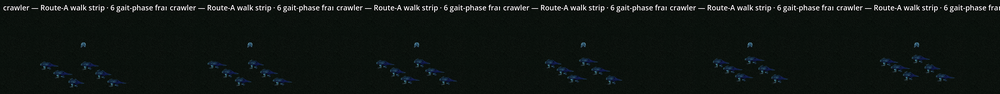
#> input picture .tmp/hd3d-strips-s2p/hd3d-strips-s2p/strip/crawler-walk.png, 1000 x 94 px, shrunk from 3840 x 360 before the run
$ python tile_post.py ../../.tmp/hd3d-strips-s2p/hd3d-strips-s2p/strip/crawler-walk.png ../../.tmp/hd3d-strips-s2p/hd3d-strips-s2p/strip/cultist-walk.png
#> lines starting #> are read from the running program, lines starting #| are printed output that depends on the picture
#!/usr/bin/env python3
"""MC 11361 (T-M4a) — the COMMITTED v2 biome-tile post recipe (M4-SPEC §8:
"the v2 recipe's deterministic post chain is part of the contract, so the
tile is reproducible from the manifest + the recipe commit"). Body = the
T-S15 deterministic post VERBATIM (the MC 11191 scratch donor
.tmp/post_tiles.py at base fcfde6f — sigma 96 multiplicative luma LF
flatten, luma scale to 30.5, unsharp k=1.5 s=6 over the 8-24 px grain band
(T-S15 cycle 2, 1bc13cc), re-scale, periodic quarter-band seamless blend);
reproduce a shipped tile with:  python3 tile_post.py RAW.png OUT.png
then gate it with tools/tile_gate.py. The accepted raws ride
assets/art-src/ with tEXt impeccable:prompt + manifest seeds/sha16
(tools/vm100 note: manifest is tools/vm100/tile-batch-m4.tsv).

Original T-S15 docstring follows verbatim.
"""
"""T-S15 (MC 11191) variant post: deterministic tiling pipeline over the
generated art (no new art content — linear/periodic ops only):

1. LF flatten  — subtract a wrap-padded gaussian blur (sigma 96) and add
   back its global mean: kills the macro patches diffusion always paints
   (evenness gate); wrap padding keeps the op periodic, fine grain + hue
   are untouched.
2. Luma scale  — linear multiply so mean luma lands at 30.5 (26-36 gate).
3. Seamless    — blend a(x) with roll(a, 512) via a periodic weight that is
   1 across the wrap boundary (where a is discontinuous, roll is smooth)
   and 0 across the tile centre (where roll is discontinuous, a is smooth);
   the two 256 px ramps at the quarter points carry the double-exposure.
   Result is genuinely periodic: the wrap strips become interior columns.

Scratch tool (repo .tmp, gitignored). Usage: post.py IN.png OUT.png
"""
import sys

import numpy as np
from PIL import Image

SIGMA = 96.0
SEAM = 256
TARGET = 30.5


def gauss_wrap(a, sigma):
    """Circular gaussian via FFT (FFT convolution == wrap padding)."""
    h, w = a.shape[:2]
    fy = np.fft.fftfreq(h)[:, None]
    fx = np.fft.rfftfreq(w)[None, :]
    k = np.exp(-2.0 * np.pi ** 2 * sigma ** 2 * (fy ** 2 + fx ** 2))
    out = np.empty_like(a)
    for c in range(a.shape[2]):
        out[..., c] = np.fft.irfft2(np.fft.rfft2(a[..., c]) * k,
                                    s=(h, w))
    return out


def _ss(t):
    return t * t * (3.0 - 2.0 * t)


def seamless(a, axis):
    n = a.shape[axis]
    r = np.roll(a, n // 2, axis=axis)
    x = np.arange(n)
    lo1, hi1 = n // 4 - SEAM // 2, n // 4 + SEAM // 2
    lo2, hi2 = 3 * n // 4 - SEAM // 2, 3 * n // 4 + SEAM // 2
    w = np.ones(n)
    w[(x >= lo1) & (x <= hi1)] = 1.0 - _ss(
        (x[(x >= lo1) & (x <= hi1)] - lo1) / SEAM)
    w[(x > hi1) & (x < lo2)] = 0.0
    w[(x >= lo2) & (x <= hi2)] = _ss(
        (x[(x >= lo2) & (x <= hi2)] - lo2) / SEAM)
    shape = [1, 1, 1]
    shape[axis] = n
    return w.reshape(shape) * r + (1.0 - w.reshape(shape)) * a


def post(src, dst):
    a = np.asarray(Image.open(src).convert("RGB"), dtype=np.float64)
    # multiplicative luma-only LF flatten: the macro patch field is divided
    # out of every pixel equally across channels, so the channel ratios
    # (hue/sat) are exactly preserved; per-channel subtraction would kill
    # the color cast (it lives in the low frequencies).
    lum = a @ [0.2126, 0.7152, 0.0722]
    lg = gauss_wrap(lum[..., None], SIGMA)[..., 0]
#> after the loop in gauss_wrap, `for c in range(a.shape[2]):`:
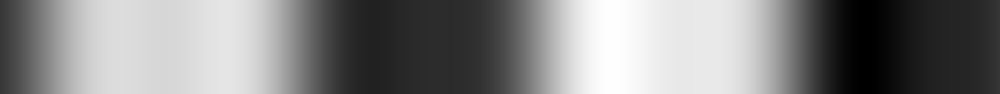
#> out: shape (94, 1000, 1) float64; min 20.02, max 20.04, mean 20; drawn with min black and max white
    a *= np.clip(lg.mean() / np.maximum(lg, 8.0), 0.4, 2.5)[..., None]
    lum = a @ [0.2126, 0.7152, 0.0722]
    a *= TARGET / max(lum.mean(), 1e-6)
    # unsharp the 8-24 px grain band: the owner brief asks for FINE detail,
    # and on the live scene the readability block-knee needs the tile's own
    # small-scale variance to dominate over the scene actors' (T-S10 gate).
    blur = gauss_wrap(a, 6.0)
#> call 2 of gauss_wrap, with sigma = 6
#> after the loop in gauss_wrap (call 2), `for c in range(a.shape[2]):`:
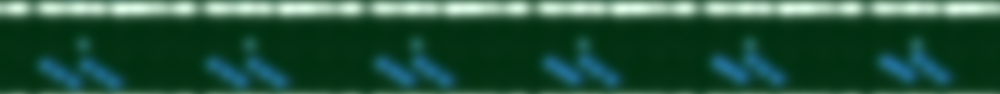
#> out: shape (94, 1000, 3) float64; mean R, G, B 23.4, 32.9, 28.1; drawn with min black and max white
    a = a + 1.5 * (a - blur)
    lum = a @ [0.2126, 0.7152, 0.0722]
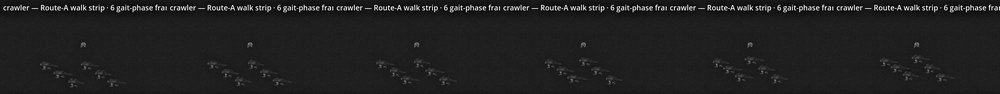
#> lum: shape (94, 1000) float64; min -98.39, max 881.1, mean 30.5; drawn with min black and max white
    a *= TARGET / max(lum.mean(), 1e-6)
    a = seamless(a, 1)
#> in seamless, `r = np.roll(a, n // 2, axis=axis)`:
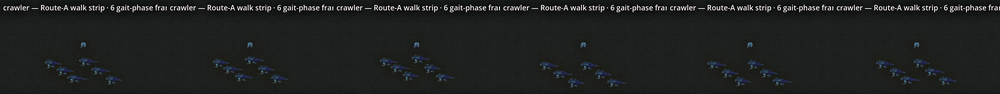
#> r: shape (94, 1000, 3) float64; mean R, G, B 23.4, 32.9, 28.1; drawn with min black and max white
    a = seamless(a, 0)
#> call 2 of seamless, with axis = 0
#> in seamless (call 2), `r = np.roll(a, n // 2, axis=axis)`:
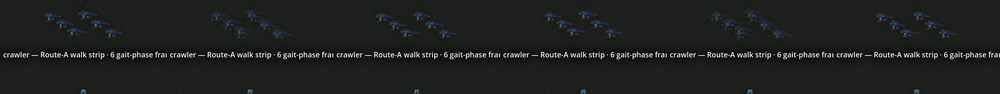
#> r: shape (94, 1000, 3) float64; mean R, G, B 23.4, 32.9, 28.1; drawn with min black and max white
#> in seamless (call 2), `return w.reshape(shape) * r + (1.0 - w.reshape(shape)) * a`:
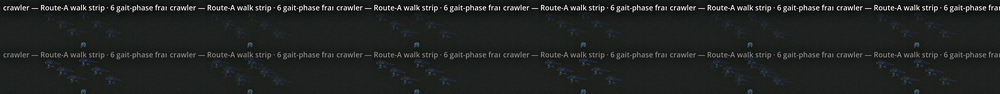
#> returned value: shape (94, 1000, 3) float64; mean of channels 0, 1, 2 25.2, 34.5, 29.5; drawn with min black and max white
    Image.fromarray(np.clip(a, 0, 255).astype(np.uint8)).save(dst)
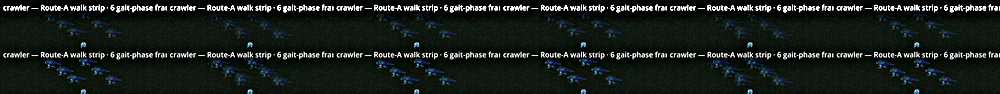
#> saved as cultist-walk.png: PIL image 1000x94 RGB; mean R, G, B 23.9, 31.8, 27.8


if __name__ == "__main__":
    post(sys.argv[1], sys.argv[2])

$ run again, on .tmp/hd3d-strips-s2p/hd3d-strips-s2p/strip/dune-scarab-walk.png
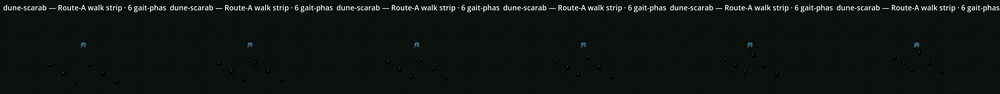
#> input picture .tmp/hd3d-strips-s2p/hd3d-strips-s2p/strip/dune-scarab-walk.png, 1000 x 94 px, shrunk from 3840 x 360 before the run
#> after the loop in gauss_wrap (call 2), `for c in range(a.shape[2]):`:
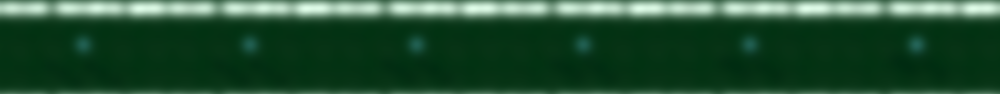
#> out: shape (94, 1000, 3) float64; mean R, G, B 23.6, 32.9, 26.8; drawn with min black and max white
#> in post, `Image.fromarray(np.clip(a, 0, 255).astype(np.uint8)).save(dst)`:
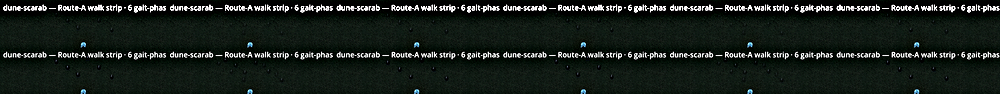
#> saved as dune-scarab-walk.png: PIL image 1000x94 RGB; mean R, G, B 24.1, 31.8, 26.6

$ run again, on .tmp/hd3d-strips-s2p/hd3d-strips-s2p/strip/hound-walk.png
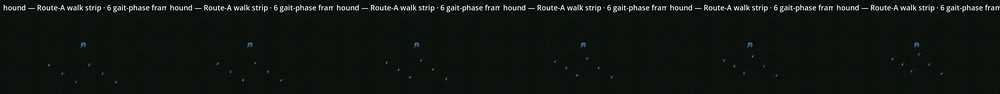
#> input picture .tmp/hd3d-strips-s2p/hd3d-strips-s2p/strip/hound-walk.png, 1000 x 94 px, shrunk from 3840 x 360 before the run
#> after the loop in gauss_wrap (call 2), `for c in range(a.shape[2]):`:
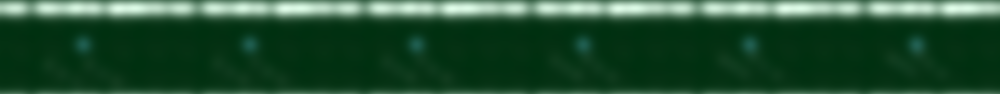
#> out: shape (94, 1000, 3) float64; mean R, G, B 23.7, 32.9, 26.8; drawn with min black and max white
#> in post, `Image.fromarray(np.clip(a, 0, 255).astype(np.uint8)).save(dst)`:
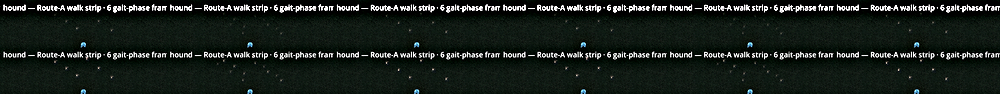
#> saved as hound-walk.png: PIL image 1000x94 RGB; mean R, G, B 24.1, 31.8, 26.7

$ run again, on .tmp/hd3d-strips-s2p/hd3d-strips-s2p/strip/moor-brute-walk.png
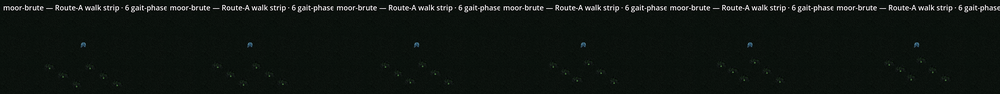
#> input picture .tmp/hd3d-strips-s2p/hd3d-strips-s2p/strip/moor-brute-walk.png, 1000 x 94 px, shrunk from 3840 x 360 before the run
#> in post, `Image.fromarray(np.clip(a, 0, 255).astype(np.uint8)).save(dst)`:
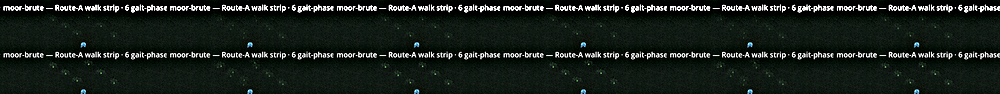
#> saved as moor-brute-walk.png: PIL image 1000x94 RGB; mean R, G, B 24.1, 31.8, 26.6
